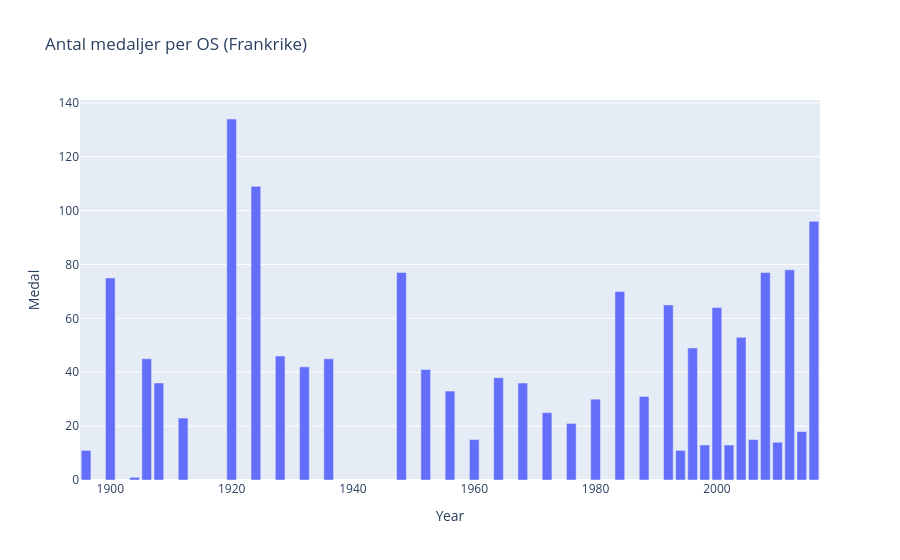

Notebook cell for this chart:
### Code cell
# Mrdaljer per år
medals_per_year = (
    france_df.dropna(subset=['Medal'])
    .groupby('Year')['Medal']
    .count()
    .reset_index()
)

print(medals_per_year)

fig = px.bar(medals_per_year,
              x='Year',
              y='Medal',
              title='Antal medaljer per OS (Frankrike)')
fig.show()

### Figure 1 — Plotly figure (JSON) as saved in the notebook; plotly's stock layout.template omitted (floating-point values rounded to 4 significant figures)
{"data": [{"hovertemplate": "Year=%{x}<br>Medal=%{y}<extra></extra>", "legendgroup": "", "marker": {"color": "#636efa", "pattern": {"shape": ""}}, "name": "", "orientation": "v", "showlegend": false, "textposition": "auto", "type": "bar", "x": [1896, 1900, 1904, 1906, 1908, 1912, 1920, 1924, 1928, 1932, 1936, 1948, 1952, 1956, 1960, 1964, 1968, 1972, 1976, 1980, 1984, 1988, 1992, 1994, 1996, 1998, 2000, 2002, 2004, 2006, 2008, 2010, 2012, 2014, 2016], "xaxis": "x", "y": [11, 75, 1, 45, 36, 23, 134, 109, 46, 42, 45, 77, 41, 33, 15, 38, 36, 25, 21, 30, 70, 31, 65, 11, 49, 13, 64, 13, 53, 15, 77, 14, 78, 18, 96], "yaxis": "y"}], "layout": {"barmode": "relative", "legend": {"tracegroupgap": 0}, "title": {"text": "Antal medaljer per OS (Frankrike)"}, "xaxis": {"anchor": "y", "domain": [0, 1], "title": {"text": "Year"}}, "yaxis": {"anchor": "x", "domain": [0, 1], "title": {"text": "Medal"}}}}
